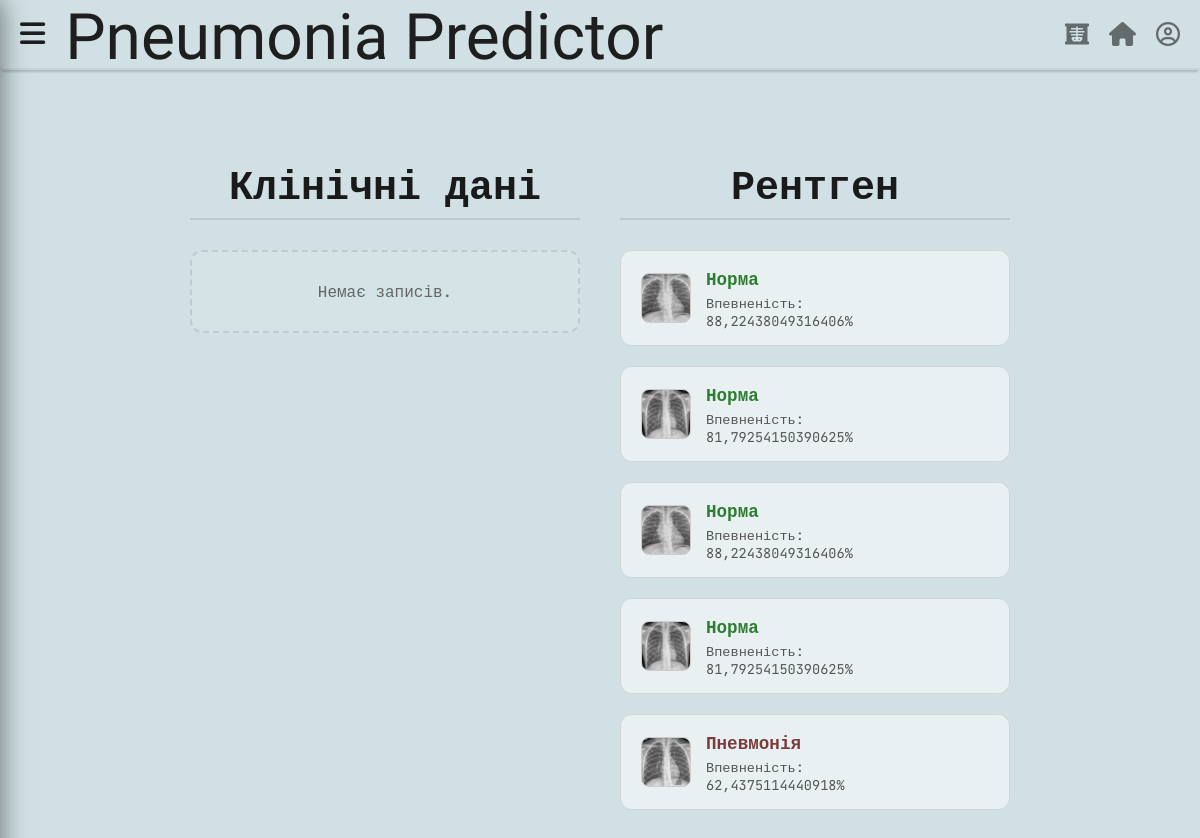
The page /diagnosis/history/ (signed in) on the database its author committed.
### diagnosis/models.py (models this page shows, shortened)
class XRayData(models.Model):
    user = models.ForeignKey(
        settings.AUTH_USER_MODEL,
        on_delete=models.CASCADE,
    )
    image = models.ImageField(
        upload_to=user_directory_path,
        verbose_name="Рентген",
        validators=[FileExtensionValidator(allowed_extensions=['jpg', 'jpeg', 'png'])]
    )
    confidence = models.FloatField(blank=True, null=True)
    result = models.CharField(max_length=50, blank=True)
    created_at = models.DateTimeField(auto_now_add=True, verbose_name="Дата аналізу")

### diagnosis/views.py (the view)
# urls.py: path('history/', HistoryView, name='history'),
@login_required
def HistoryView(request):
    clinical_records = ClinicalData.objects.filter(user=request.user).order_by('-created_at')[:5]
    xray_records = XRayData.objects.filter(user=request.user).order_by('-created_at')[:5]
    context = {
        'clinical_records': clinical_records,
        'xray_records': xray_records,
    }
    return render(request, 'diagnosis/history.html', context)

### diagnosis/templates/diagnosis/history.html (shortened to what this page needs)
{% extends "diagnosis/base.html" %}
{% load static %}
{% block content %}
<div class="history-container">
    <div class="history-column">
    <h2 class="column-header">Клінічні дані</h2>
    {% if clinical_records %}
        {% for record in clinical_records %}
            <div class="history-card">
                <div class="psi-score-circle {% if record.psi_score <= 70 %}score-low{% elif record.psi_score <= 90 %}score-med{% else %}score-high{% endif %}">
                    {{ record.psi_score }}
                </div>
                <div class="card-info">
                    <div class="card-title">Клас ризику: {{ record.risk_class }}</div>
                    <div class="card-details">{{ record.mortality_prediction }}</div>
                </div>
                <div class="card-meta">
                    <div class="card-date">{{ record.created_at|date:"d.m.Y" }}</div>
                    <div class="card-time">{{ record.created_at|date:"H:i" }}</div>
                </div>
            </div>
        {% endfor %}
    {% else %}
        <div class="empty-state">Немає записів.</div>
    {% endif %}
</div>
<div class="history-column">
    <h2 class="column-header">Рентген</h2>
    {% if xray_records %}
        {% for xray in xray_records %}
            <div class="history-card">
                {% if xray.image %}
                    <img src="{{ xray.image.url }}" alt="X-ray" class="xray-thumb">
                {% else %}
                    <div class="xray-thumb" style="display:flex;align-items:center;justify-content:center;color:#fff;">?</div>
                {% endif %}
                <div class="card-info">
                    <div class="card-title">
                        {% if xray.result == "pneumonia" %}
                            <span class="result-text-danger">Пневмонія</span>
                        {% else %}
                            <span class="result-text-safe">Норма</span>
                        {% endif %}
                    </div>
                    <div class="card-details">Впевненість: <br>{{ xray.confidence }}%</div>
                </div>
                <div class="card-meta">
                </div>
            </div>
        {% endfor %}
    {% else %}
        <div class="empty-state">Немає знімків.</div>
    {% endif %}
    </div>
</div>
{% endblock %}

### diagnosis/static/diagnosis/css/style.css (style rules this page uses)
:root { --bg-color: #d0e0e4; --text-color: #1e1e1e; --btn-color: #1e1e1e; --btn-text: white; }
* { box-sizing: border-box; margin: 0; padding: 0; }
body { background-color: var(--bg-color); font-family: 'JetBrains Mono', monospace; color: var(--text-color); display: flex; flex-direction: column; min-height: 100vh; }

### diagnosis/templates/diagnosis/history.html (style rules this page uses)
.history-container { max-width: 1200px; width: 100%; margin: 40px auto; padding: 0 20px; display: flex; gap: 40px; align-items: flex-start; min-height: 500px; }
.history-column { flex: 1; display: flex; flex-direction: column; gap: 20px; justify-content: flex-start; }
.column-header { font-size: 2.5rem; color: #1a1a1a; text-align: center; line-height: 0.9; border-bottom: 2px solid rgba(0,0,0,0.1); padding-bottom: 15px; margin-bottom: 10px; min-height: 90px; display: flex; align-items: flex-end; justify-content: center; }
.history-card { background: rgba(255, 255, 255, 0.5); border: 1px solid rgba(0,0,0,0.1); border-radius: 12px; padding: 15px 20px; margin-bottom: 0; width: 100%; height: 6rem; display: flex; align-items: center; justify-content: space-between; gap: 15px; transition: transform 0.2s, box-shadow 0.2s; font-family: 'JetBrains Mono', monospace; }
.card-info { display: flex; flex-direction: column; justify-content: center; flex: 1; text-align: left; }
.card-title { font-weight: bold; font-size: 1.1rem; color: #222; margin-bottom: 4px; }
.card-details { font-size: 0.85rem; color: #555; }
.card-meta { text-align: right; min-width: 80px; }
.result-text-danger { color: #7c3c3c; font-weight: bold; }
.result-text-safe { color: #2e7d32; font-weight: bold; }
.xray-thumb { width: 50px; height: 50px; border-radius: 8px; object-fit: cover; border: 1px solid #ccc; flex-shrink: 0; }
.empty-state { text-align: center; padding: 1.8rem 20px; color: #666; font-family: 'JetBrains Mono', monospace; border: 2px dashed rgba(0,0,0,0.1); border-radius: 12px; background-color: rgba(255,255,255,0.1); margin-top: 0; }

### rows shown on the page
XRayData: image (picture), result "Норма", confidence "88,22438049316406"
XRayData: image (picture), result "Норма", confidence "81,79254150390625"
XRayData: image (picture), result "Норма", confidence "88,22438049316406"
XRayData: image (picture), result "Норма", confidence "81,79254150390625"
XRayData: image (picture), result "Пневмонія", confidence "62,4375114440918"
